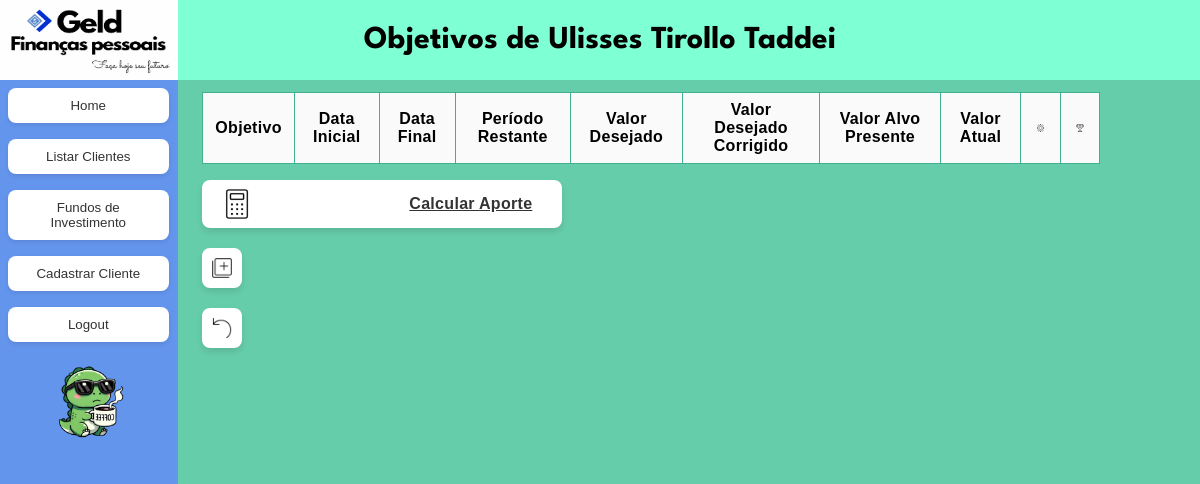
The page /cliente/1/listar_objetivos (signed in) on the database as committed earlier.
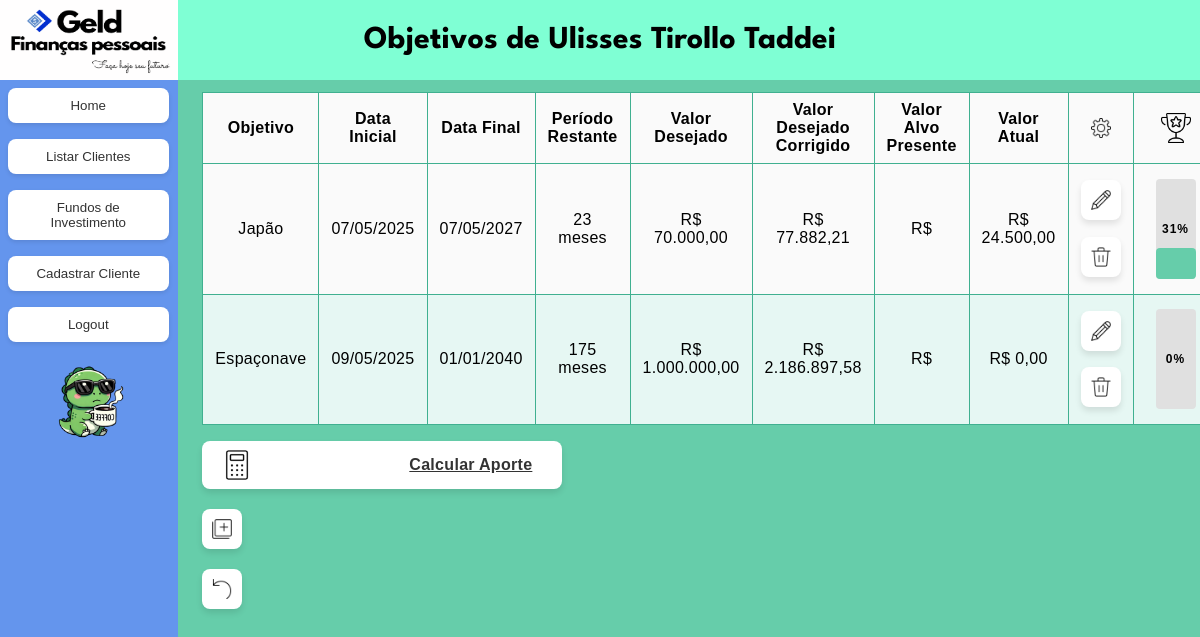
The same page on the database as committed later.
### app/models/geld_models.py (models this page shows)
class Objetivo(Base):
    __tablename__ = 'objetivos'
    id = Column(Integer, primary_key = True)
    cliente_id = Column(Integer, ForeignKey('clientes.id'), nullable = False)
    nome_objetivo = Column(String, nullable =False)
    valor_final = Column(Numeric(15,2), nullable = False)
    valor_real = Column(Numeric(15,2), nullable = False)
    valor_inicial = Column(Numeric(15,2), nullable = False)
    data_inicial = Column(DateTime, nullable = False)
    data_final = Column(DateTime, nullable = False)
    @property
    def duracao_meses(self):
        data_atual = datetime.now()
        return (self.data_final.year - data_atual.year) * 12 + (self.data_final.month - data_atual.month)
    cliente = relationship("Cliente", back_populates = "objetivos")

class IndicadoresEconomicos(Base):
    __tablename__ = 'indicadores_economicos'
    id = Column(Integer, primary_key=True)
    ipca = Column(Float)
    ipca_mes = Column(Float, default=0)
    data_atualizacao = Column(DateTime, default=datetime.now)

### app/routes/objetivo.py (the view, shortened to what this page needs)
@objetivo_bp.route('/cliente/<int:cliente_id>/listar_objetivos')
@login_required
def listar_objetivos(cliente_id):
    try:
        db = create_session()
        global_service = GlobalServices(db)
        cliente = global_service.get_by_id(Cliente, cliente_id)
        if not cliente:
            flash('Cliente não encontrado')
            return redirect(url_for('cliente.listar_clientes'))
        objetivos = db.query(Objetivo).filter(Objetivo.cliente_id == cliente_id).all()
        ipca_mes = db.query(IndicadoresEconomicos.ipca_mes).order_by(IndicadoresEconomicos.data_atualizacao.desc()).scalar() or 0
        calcular_aporte = request.args.get('calcular', 'false') == 'true'
        calculo_aportes = None
        return render_template('objetivo/listar_objetivos.html',
                              objetivos=objetivos,
                              cliente=cliente,
                              ipca_mes=ipca_mes,
                              calculo_aportes=calculo_aportes,
                              mostrar_calculo=calcular_aporte)
    except Exception as e:
        import traceback
        traceback.print_exc()
        flash(f'Erro ao listar objetivos: {str(e)}')
        return redirect(url_for('cliente.area_cliente', cliente_id=cliente_id))
    finally:
        if 'db' in locals() and db:
            db.close()

### app/models/geld_models.py (called while the page is built)
def create_session():
    engine = create_engine(DATABASE_URL)
    Session = sessionmaker(bind = engine)
    return Session()

### app/services/global_services.py (called while the page is built)
def login_required(f):
    @wraps(f)
    def decorated_function(*args, **kwargs):
        if 'logged_in' not in session:
            return redirect(url_for('auth.login'))
        return f(*args, **kwargs)
    return decorated_function

    def get_by_id(self, model_class: Type[class_set], instance_id: int)-> Optional[class_set]:
        try:
            return self.db.query(model_class).filter(model_class.id == instance_id).first()
        except Exception as e:
            raise e

### app/templates/objetivo/listar_objetivos.html (shortened to what the changed rows need)
{% extends "base.html" %}
{% block header %}Objetivos de {{cliente.nome}} {% endblock %}
{% block content %}
<div class="center">
    <table class="table">
        <thead>
            <tr>
                <th>Objetivo</th>
                <th>Data Inicial</th>
                <th>Data Final</th>
                <th>Período Restante</th>
                <th>Valor Desejado</th>
                <th>Valor Desejado Corrigido</th>
                <th>Valor Alvo Presente</th>
                <th>Valor Atual</th>
                <th><img src="{{ url_for('static', filename='icons/cog.png') }}" class="img"></th>
                <th><img src="{{ url_for('static', filename='icons/trophy.png') }}" class="img"></th>
            </tr>
        </thead>
        <tbody>
            {% for objetivo in objetivos %}
            <tr>
                <td>{{ objetivo.nome_objetivo }}</td>
                <td>{{ objetivo.data_inicial.strftime('%d/%m/%Y')  }}</td>
                <td>{{ objetivo.data_final.strftime('%d/%m/%Y') }}</td>
                <td>{{ objetivo.duracao_meses}} meses</td>
                <td>R$ {{ '{:,.2f}'.format(objetivo.valor_final).replace(',', ' ').replace('.', ',').replace(' ', '.') }} </td>
                <td>R$ {{ '{:,.2f}'.format(objetivo.valor_final|float * ((1+ipca_mes/100)**((objetivo.data_final.year - objetivo.data_inicial.year) * 12 + (objetivo.data_final.month - objetivo.data_inicial.month)))).replace(',', ' ').replace('.', ',').replace(' ', '.') }}</td>
                <td>R$ </td>
                <td>R$ {{ '{:,.2f}'.format(objetivo.valor_real).replace(',', ' ').replace('.', ',').replace(' ', '.') }}</td>
                <td>
                    <form action="{{ url_for('objetivo.edit_objetivo', objetivo_id=objetivo.id) }}" method="GET">
                        <button class="smlBtn"><img src="{{ url_for('static', filename='icons/edit.png') }}" class="sml-btn-icon"></button>
                    </form>
                    <form action="{{ url_for('objetivo.delete_objetivo', objetivo_id=objetivo.id) }}" method="POST" class="inline">
                        <button type="submit" onclick="return confirm('Tem certeza que deseja deletar este objetivo?')" class="smlBtnDel">
                        <img src="{{ url_for('static', filename='icons/trash.png') }}" class="sml-btn-icon"></button>
                    </form>
                </td>
                <td>
                    <div class="progress-bar-container">
                      <div class="progress-bar-vertical">
                        {% if objetivo.valor_final > 0 %}
                          {% set percentage = ((objetivo.valor_real|float / (objetivo.valor_final|float * ((1+ipca_mes/100)**((objetivo.data_final.year - objetivo.data_inicial.year) * 12 + (objetivo.data_final.month - objetivo.data_inicial.month))))) * 100)|round(0)|int %}
                          {% if percentage > 100 %}{% set percentage = 100 %}{% endif %}
                          <div class="progress-fill" style="height: {{ percentage }}%"></div>
                          <span class="percentage-text">{{ percentage }}%</span>
                        {% else %}
                          <div class="progress-fill" style="height: 0%"></div>
                          <span class="percentage-text">0%</span>
                        {% endif %}
                      </div>
                    </div>
                </td>
            </tr>
            {% endfor %}
        </tbody>
    </table>
</div>
{% endblock %}

Rows that differ between the two databases and show on the page:
added Objetivo: nome_objetivo "Japão", data_inicial "07/05/2025", data_final "07/05/2027", duracao_meses "23", valor_final "70.000,00", valor_final+data_final+data_inicial "77.882,21", valor_real "24.500,00", percentage "31"
added Objetivo: nome_objetivo "Espaçonave", data_inicial "09/05/2025", data_final "01/01/2040", duracao_meses "175", valor_final "1.000.000,00", valor_final+data_final+data_inicial "2.186.897,58", valor_real "0,00", percentage "0"
